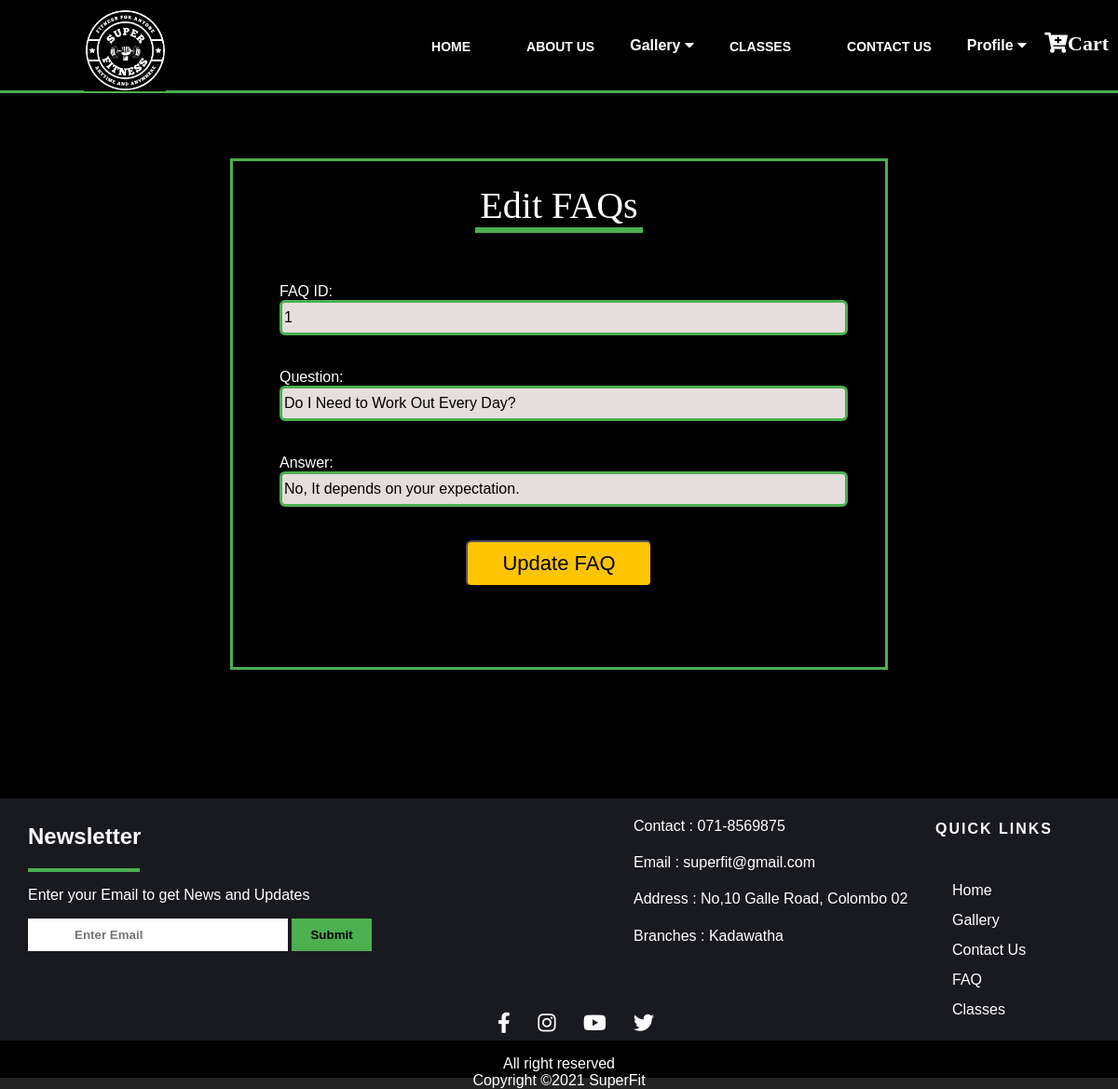
/editFAQ.php?id=1, run on the app's committed database.
### tables this page shows
CREATE TABLE `faq` (
  `ID` int(11) NOT NULL,
  `Question` varchar(200) NOT NULL,
  `Answer` varchar(200) NOT NULL
);

### editFAQ.php (the view, shortened to what this page needs)
<?php
    require 'config.php';
?>
<!DOCTYPE html>
<html>
<head>
	<link rel="stylesheet" href="css/template.css">
	<link rel="stylesheet" href="css/editRecord.css">
	<link
      rel="stylesheet"
      href="https://use.fontawesome.com/releases/v5.13.0/css/all.css"
    />
</head>
<body>
	<nav>
		<div class="logo"><img  src="images/SuperFITe.png " height="88px" width="88px"></div>
		<ul>
			<li><a href="home.php">Home</a></li>
			<li><a href="about-us.html">About Us</a></li>
			<div class="dropdown">
			<button class="dropbtn">Gallery
			<i class="fa fa-caret-down"></i>
		</button>
		</div>
			<li><a href="BMI.php">Classes</a></li>
			<li><a href="contact.html">Contact Us</a></li>
			<div class="dropdown">
				<button class="dropbtn">Profile
				<i class="fa fa-caret-down"></i>
			</button>
		</div>
		<div class="shop-cart">
			<a href="cart.html" target="_blank"><i class="fa fa-cart-plus">Cart</i></a>
		</div>
	</nav>
<?php
    $id = $_GET['id'];
    $sql = "SELECT * FROM faq WHERE ID = $id";
    $result = $con->query($sql);
    if ($result->num_rows > 0) {
        while($row = $result->fetch_assoc()) {
			$code = $row["ID"];
            $ques = $row["Question"];
            $ans = $row["Answer"];
          }
      } else {
        echo "No results found";
      }
?>
    <div class="form">
		<form method="POST" action="updateFAQ.php?id=<?php echo $id; ?>">
			<center><div class="Register-title">Edit FAQs</div><br/><br/></center>
            <br/>FAQ ID:
			<input type="text" name="id"  class="textbox" value="<?php echo $code ?>" required><br/><br/>
			<br/>Question:
			<input type="text" name="Question"  class="textbox" value="<?php echo $ques ?>" required><br/><br/>
			<br/>Answer:
			<input type="text" name="Answer"  class="textbox" value="<?php echo $ans ?>" required><br/><br/><br/>
			<center>
				<input type="submit" name="submitBtn" id="submitBtn" class="register" value="Update FAQ"><br/><br/><br/>
		    </center>
		</form>
	</div>
	<footer>
		<div class="footer_content">
			<div class="center_details">
				<ul class="details">
					<li>Contact : 071-8569875</li>
					<li>Email : superfit@gmail.com</li>
					<li>Address : No,10 Galle Road, Colombo 02</li>
					<li>Branches : Kadawatha
					</li>
				</ul>
			</div>
			<div class="left_col">
				<h2>Newsletter</h2>
				<div class="border"></div>
				<p>Enter your Email to get News and Updates</p>
				<form action="" class="newsletter_form">
					<input type="Email" class="txt" placeholder="Enter Email" name="">
					<input type="submit" class="btn" value="Submit" name="">
				</form>
			</div>
			<div class="footer_links">
				<h4>Quick Links</h4>
				<ul>
					<li><a href="home.php">Home</a></li>
							<li><a href="Gallery.html">Gallery</a></li>
							<li><a href="contact.html">Contact Us</a></li>
							<li><a href="displayFAQuser.php">FAQ</a></li>
							<li><a href="classes.php">Classes</a></li>
				</ul>
			</div>
			</div>
			<div class="social">
				<a href="https://www.facebook.com" target="_blank"><i class="fab fa-facebook-f"></i></a>
				<a href="#" target="_blank"><i class="fab fa-instagram"></i></a>
				<a href="https://www.youtube.com/" target="_blank"><i class="fab fa-youtube"></i></a>
				<a href="#" target="_blank"><i class="fab fa-twitter"></i></a>
			</div>
		<div class="footer_bottom">
			<p>All right reserved<br/>Copyright &copy;2021 SuperFit </p>
		</div>
	</footer>
</body>
</html>

### css/template.css (style rules this page uses)
html,body { margin: 0; padding: 0; font-family: Arial; background-color: rgb(37, 36, 36); }
nav { position: sticky; top: 0; left: 0; width: 100%; height: 100px; padding: 10px 90px; box-sizing: border-box; background:black; border-bottom: 3px solid #4caf50; z-index: 1; }
.logo { float: left; padding-top: -100px; top: 0; }
nav ul { list-style: none; float: right; margin: 0; padding: 0; display: flex; }
nav ul li a { line-height: 80px; color: #fff; padding: 12px 30px; text-decoration: none; font-size: 14px; font-weight: bold; text-transform: uppercase; }
.dropdown { float: left; overflow: hidden; }
.dropdown .dropbtn { font-size: 16px; border: none; outline: none; color: white; padding: 30px 8px 5px 8px; background-color: inherit; font-family: Arial; margin: 0; font-weight:Bold; }
.shop-cart { margin: 20px ; text-align: right; position: absolute; bottom: 25px; right: -35px; bottom: 17px; }
.shop-cart a { color: white; margin-right: 25px; font-size: 22px; text-decoration: none; }
footer { background: #191920; height: 300px; color: white; position: relative; margin-top: -20px; }
.footer_bottom { background: black; height: 40px; width: 100%; text-align: center; position: absolute; bottom: 0px; left: 0px; padding-top: 0px; }
.social { margin: 20px ; margin-left: 32%; position: absolute; bottom: 25px; left: 12.5%; right: 35px; }
.social a { color: #fff; margin-right: 25px; font-size: 22px; text-decoration: none; transition: .3s linear; }
.footer_links { float: right; margin-right: 50px; position: sticky; }
.footer_links li { list-style: none; margin-left: 18px; }
.footer_links a { text-decoration: none; color: white; line-height: 2; }
.footer_links h4 { letter-spacing: 2px; text-transform: uppercase; margin-top: -160px; margin-left: 20px; padding: 20px; }
.left_col { margin-top: -150px; margin-left: 30px; }
.center_details { padding-left: 240px; }
.border { width: 120px; height: 4px; background: #4caf50; }
.txt { flex: 1; padding: 10px 50px; font-weight: 700; border: none; outline: none; }
.btn { flex: 1; padding: 10px 20px; font-weight: 700; border: none; background: #4caf50; }
.details li { list-style: none; margin-left: 400px; line-height: 1.2; padding-top: 20px; }

### css/editRecord.css (style rules this page uses)
body { font-family: sans-serif; background: black no-repeat center center fixed; -webkit-background-size: cover; -moz-background-size: cover; -o-background-size: cover; background-size: cover }
.Register-title { font-family: 'Times New Roman'; margin-top: 4px; border-bottom: 6px solid #4caf50 ; font-size: 40px; text-align: center; width: 180px; }
.form { color: #fff; border: 3px solid #4caf50; background: none; margin: auto; width:50%; padding: 50px; padding-top: 20px; margin-top: 70px; }
.textbox { color: black; border-radius: 6px; font-size: 16px; background: rgb(230, 221, 221); width:100%; height: 30px; border: 3px solid #4caf50; }
.register { border-radius: 6px; width: 200px; height: 50px; background: rgb(255, 196, 0); cursor: pointer; font-size: 22px; color: black; }

### data on the page
faq: id "1", Question "Do I Need to Work Out Every Day?", Answer "No, It depends on your expectation."
